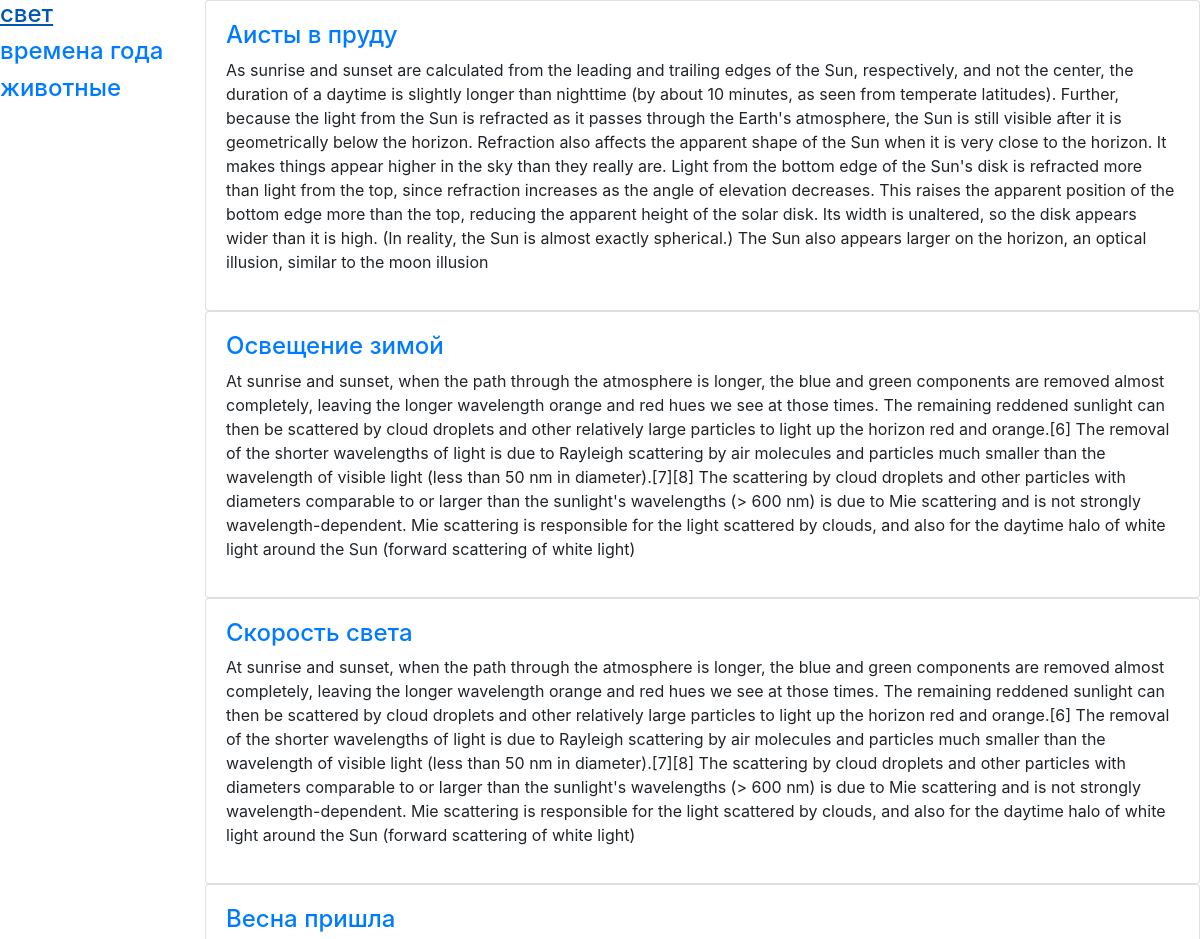
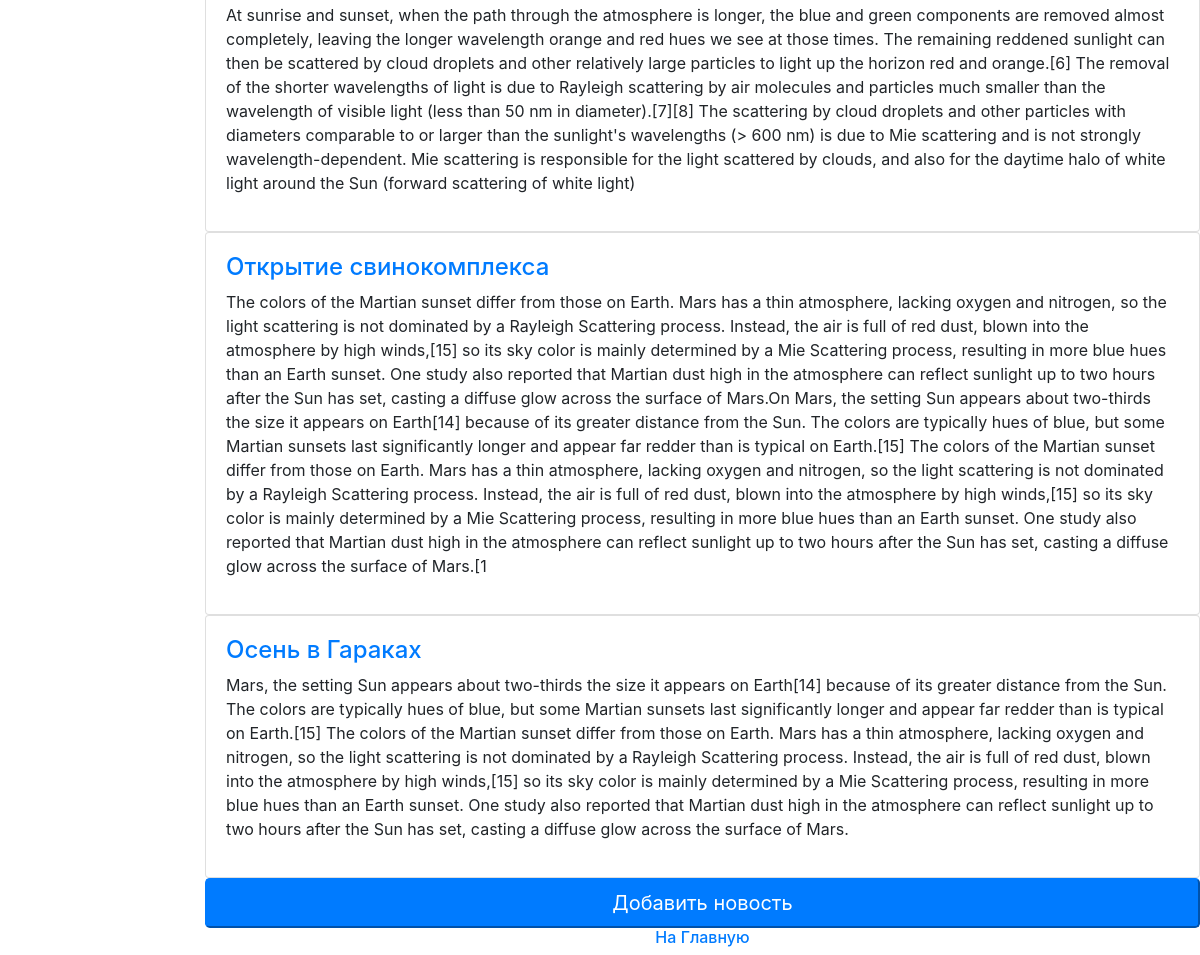
Page /news/ on the committed database (2 pictures, top to bottom).
### app_users/models.py (models this page shows, shortened)
class Metatag(models.Model):
    descriptor = models.CharField(max_length=21, verbose_name='тэги', null=True, blank=True)

class News(models.Model):
    user = models.ForeignKey(User, max_length=100, on_delete=models.CASCADE, null=True, blank=True)
    metatag = models.ManyToManyField(Metatag, max_length=21, null=True, blank=True)
    title = models.CharField(max_length=150, verbose_name='название')
    description = models.TextField(verbose_name='содержание')
    create_at = models.DateTimeField(auto_now_add=True, verbose_name='дата создания')
    update_at = models.DateTimeField(auto_now=True, verbose_name='дата редактирования')
    status = models.BooleanField(verbose_name='активен', default=False)
    class Meta:
        verbose_name_plural = "News"
    def get_absolute_url(self):
        return reverse('news_detail', kwargs={"pk": self.pk})

### app_users/views.py (the view)
# urls.py: path('', NewsList.as_view(), name='news_list'),
class NewsList(ListView):
    model = News
    def get_context_data(self, **kwargs):
        context = super(NewsList, self).get_context_data(**kwargs)
        context['object_list'] = News.objects.filter(status=True).order_by('-create_at')
        context['cloud_tags'] = Metatag.objects.all
        return context

### app_users/templates/app_users/news_list.html (shortened to what this page needs)
<!DOCTYPE html>
<html lang="en">
<head>
    <link rel="stylesheet" href="https://maxcdn.bootstrapcdn.com/bootstrap/4.0.0/css/bootstrap.min.css">
</head>
<body>
<div class="row">
    <div class="col-2">
        {% for i in cloud_tags %}
            <h4>
                <a href="{% url 'news_filter' i.id %}">{{ i.descriptor }} </a>
            </h4>
        {% endfor %}
    </div>
    <div class="col-10">
       {% for i in object_list %}
        <div class="card">
            <div class="card-body">
                <h4>
                    <a href="{{ i.get_absolute_url }}"> {{ i.title }} </a>
                </h4>
                <p> {{ i.description }} </p>
            </div>
        </div>
        {% empty %}
            <h3> В данный момент новости отсутсвуют </h3>
        {% endfor %}
        <form action="add_news">
            <button class="btn-primary btn-block btn-lg">Добавить новость</button>
        </form>
        <a href="/" align="center">
           <h6>На Главную</h6>
        </a>
    </div>
</div>
</body>
</html>

### rows in the picture
Metatag: descriptor "свет"
Metatag: descriptor "времена года"
Metatag: descriptor "животные"
News: title "Аисты в пруду", description "As sunrise and sunset are calculated from the leading and trailing edges of the Sun, respectively, and not the center, the duration of a daytime is slightly longer than nighttime (by about 10 minutes, as seen from temperate latitudes). Further, because the light from the Sun is refracted as it passes through the Earth's atmosphere, the Sun is still visible after it is geometrically below the horizon. Refraction also affects the apparent shape of the Sun when it is very close to the horizon. It makes things appear higher in the sky than they really are. Light from the bottom edge of the Sun's disk is refracted more than light from the top, since refraction increases as the angle of elevation…"
News: title "Освещение зимой", description "At sunrise and sunset, when the path through the atmosphere is longer, the blue and green components are removed almost completely, leaving the longer wavelength orange and red hues we see at those times. The remaining reddened sunlight can then be scattered by cloud droplets and other relatively large particles to light up the horizon red and orange.[6] The removal of the shorter wavelengths of light is due to Rayleigh scattering by air molecules and particles much smaller than the wavelength of visible light (less than 50 nm in diameter).[7][8] The scattering by cloud droplets and other particles with diameters comparable to or larger than the sunlight's wavelengths (> 600 nm) is due to…"
News: title "Скорость света", description "At sunrise and sunset, when the path through the atmosphere is longer, the blue and green components are removed almost completely, leaving the longer wavelength orange and red hues we see at those times. The remaining reddened sunlight can then be scattered by cloud droplets and other relatively large particles to light up the horizon red and orange.[6] The removal of the shorter wavelengths of light is due to Rayleigh scattering by air molecules and particles much smaller than the wavelength of visible light (less than 50 nm in diameter).[7][8] The scattering by cloud droplets and other particles with diameters comparable to or larger than the sunlight's wavelengths (> 600 nm) is due to…"
News: title "Весна пришла", description "At sunrise and sunset, when the path through the atmosphere is longer, the blue and green components are removed almost completely, leaving the longer wavelength orange and red hues we see at those times. The remaining reddened sunlight can then be scattered by cloud droplets and other relatively large particles to light up the horizon red and orange.[6] The removal of the shorter wavelengths of light is due to Rayleigh scattering by air molecules and particles much smaller than the wavelength of visible light (less than 50 nm in diameter).[7][8] The scattering by cloud droplets and other particles with diameters comparable to or larger than the sunlight's wavelengths (> 600 nm) is due to…"
News: title "Открытие свинокомплекса", description "The colors of the Martian sunset differ from those on Earth. Mars has a thin atmosphere, lacking oxygen and nitrogen, so the light scattering is not dominated by a Rayleigh Scattering process. Instead, the air is full of red dust, blown into the atmosphere by high winds,[15] so its sky color is mainly determined by a Mie Scattering process, resulting in more blue hues than an Earth sunset. One study also reported that Martian dust high in the atmosphere can reflect sunlight up to two hours after the Sun has set, casting a diffuse glow across the surface of Mars.On Mars, the setting Sun appears about two-thirds the size it appears on Earth[14] because of its greater distance from the Sun.…"
News: title "Осень в Гараках", description "Mars, the setting Sun appears about two-thirds the size it appears on Earth[14] because of its greater distance from the Sun. The colors are typically hues of blue, but some Martian sunsets last significantly longer and appear far redder than is typical on Earth.[15] The colors of the Martian sunset differ from those on Earth. Mars has a thin atmosphere, lacking oxygen and nitrogen, so the light scattering is not dominated by a Rayleigh Scattering process. Instead, the air is full of red dust, blown into the atmosphere by high winds,[15] so its sky color is mainly determined by a Mie Scattering process, resulting in more blue hues than an Earth sunset. One study also reported that Martian…"
